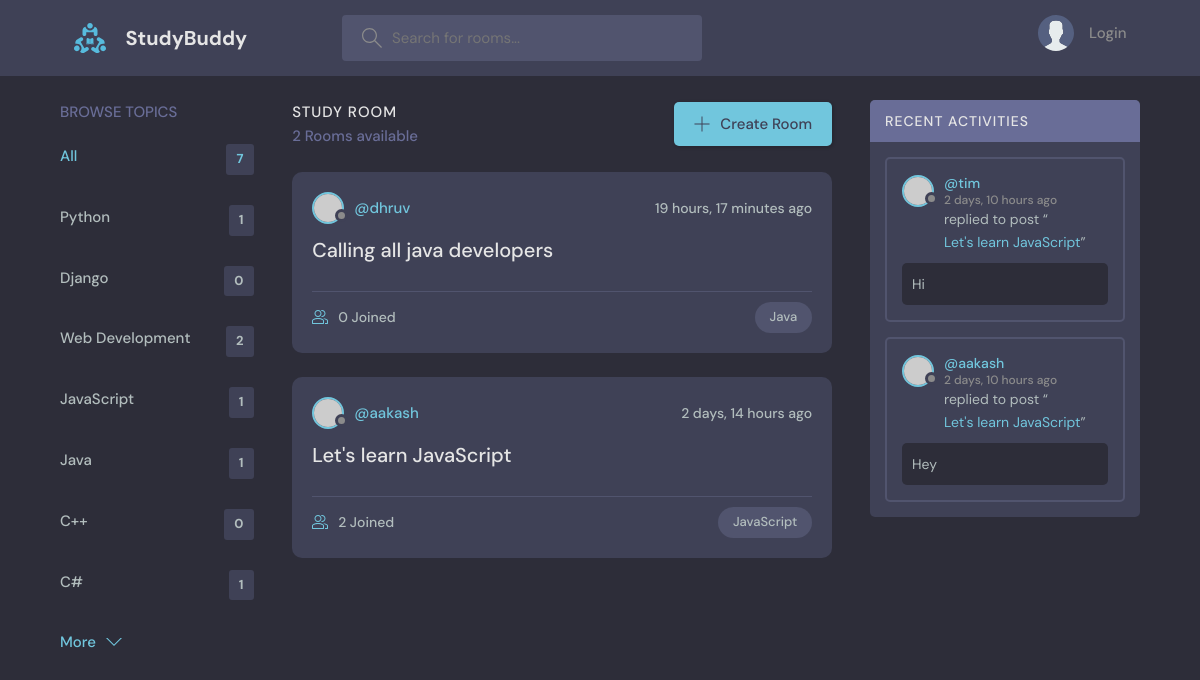
Screenshot of /?q=Java with the database file from the repository.
### base/models.py (models this page shows, shortened)
class Topic(models.Model):
    name = models.CharField(max_length=200)

class Room(models.Model):
    host = models.ForeignKey(User, on_delete=models.SET_NULL, null=True)
    topic = models.ForeignKey(Topic, on_delete=models.SET_NULL, null=True)
    name = models.CharField(max_length = 200)
    description = models.TextField(null = True, blank = True)
    participants = models.ManyToManyField(User, related_name='participants', blank=True)
    updated = models.DateTimeField(auto_now=True)
    created = models.DateTimeField(auto_now_add=True)
    class Meta:
        ordering = ['-updated', '-created']
    def __str__(self):
        return self.name

class Message(models.Model):
    user = models.ForeignKey(User, on_delete=models.CASCADE)
    room = models.ForeignKey(Room, on_delete=models.CASCADE)
    body = models.TextField()
    updated = models.DateTimeField(auto_now=True)
    created = models.DateTimeField(auto_now_add=True)
    class Meta:
        ordering = ['-updated', '-created']

### base/views.py (the view)
# urls.py: path('', views.home, name="home"),
def home(request):
    q = request.GET.get('q') if request.GET.get('q') != None else ''
    rooms = Room.objects.filter(
        Q(topic__name__icontains=q) |
        Q(name__icontains=q) |
        Q(description__icontains=q)
    )
    topics = Topic.objects.all()
    rooms_count = rooms.count()
    room_messages = Message.objects.filter(Q(room__topic__name__icontains=q))
    context = {'rooms': rooms, 'topics': topics,
    'rooms_count': rooms_count, 'room_messages': room_messages}
    return render(request, 'base/home.html', context)

### base/templates/base/home.html (shortened to what this page needs)
{% extends 'main.html' %}
{% block content %}
<main class="layout layout--3">
  <div class="container">
    {% include 'base/topics_component.html' %}
    <div class="roomList">
      <div class="roomList__header">
        <div>
          <h2>Study Room</h2>
          <p>{{rooms_count}} Rooms available</p>
        </div>
        <a class="btn btn--main" href="{% url 'create-room' %}">
          <svg version="1.1" xmlns="http://www.w3.org/2000/svg" width="32" height="32" viewBox="0 0 32 32">
            <title>add</title>
            <path
              d="M16.943 0.943h-1.885v14.115h-14.115v1.885h14.115v14.115h1.885v-14.115h14.115v-1.885h-14.115v-14.115z"
            ></path>
          </svg>
          Create Room
        </a>
      </div>
      {% include 'base/feed_component.html' %}
    </div>
    {% include 'base/activity_component.html' %}
  </div>
</main>
{% endblock %}

### base/templates/base/topics_component.html
<div class="topics">
    <div class="topics__header">
      <h2>Browse Topics</h2>
    </div>
    <ul class="topics__list">
      <li>
        <a href="{% url 'home' %}" class="active">All <span>{{topics.count}}</span></a>
      </li>
      {% for topic in topics %}
      <li>
        <a href="{% url 'home' %}?q={{topic.name}}">{{topic.name}}<span>{{topic.room_set.all.count}}</span></a>
      </li>
      {% endfor %}
    </ul>
    <a class="btn btn--link" href="topics.html">
      More
      <svg version="1.1" xmlns="http://www.w3.org/2000/svg" width="32" height="32" viewBox="0 0 32 32">
        <title>chevron-down</title>
        <path d="M16 21l-13-13h-3l16 16 16-16h-3l-13 13z"></path>
      </svg>
    </a>
</div>

### base/templates/base/feed_component.html (shortened to what this page needs)
{%for room in rooms%}
<div class="roomListRoom">
    <div class="roomListRoom__header">
      <a href="{% url 'user-profile' room.host.id %}" class="roomListRoom__author">
        <div class="avatar avatar--small">
          <img src="https://randomuser.me/api/portraits/women/11.jpg" />
        </div>
        <span>@{{room.host.username}}</span>
      </a>
      <div class="roomListRoom__actions">
        <span>{{room.created | timesince}} ago</span>
      </div>
    </div>
    <div class="roomListRoom__content">
      <a href="{% url 'room' room.id %}">{{room.name}}</a>
    </div>
    <div class="roomListRoom__meta">
      <a href="{% url 'room' room.id %}" class="roomListRoom__joined">
        {{room.participants.all.count}} Joined
      </a>
      <p class="roomListRoom__topic">{{room.topic.name}}</p>
    </div>
  </div>
{% endfor %}

### base/templates/base/activity_component.html (shortened to what this page needs)
<div class="activities">
<div class="activities__header">
    <h2>Recent Activities</h2>
</div>
{% for message in room_messages %}
<div class="activities__box">
    <div class="activities__boxHeader roomListRoom__header">
    <a href="{% url 'user-profile' message.user.id %}" class="roomListRoom__author">
        <div class="avatar avatar--small">
        <img src="https://randomuser.me/api/portraits/men/37.jpg" />
        </div>
        <p>
        @{{message.user}}
        <span>{{message.created | timesince}} ago</span>
        </p>
    </a>
    </div>
    <div class="activities__boxContent">
    <p>replied to post “<a href="{% url 'room' message.room.id %}">{{message.room}}</a>”</p>
    <div class="activities__boxRoomContent">
        {{message.body}}
    </div>
    </div>
</div>
{% endfor %}
</div>

### rows the page displays
Topic: name "Python", room_set.all.count "1"
Topic: name "Django", room_set.all.count "0"
Topic: name "Web Development", room_set.all.count "2"
Topic: name "JavaScript", room_set.all.count "1"
Topic: name "Java", room_set.all.count "1"
Topic: name "C++", room_set.all.count "0"
Topic: name "C#", room_set.all.count "1"
Room: host.username "dhruv", created "19 hours, 17 minutes", name "Calling all java developers", participants.all.count "0", topic.name "Java"
Room: host.username "aakash", created "2 days, 14 hours", name "Let's learn JavaScript", participants.all.count "2", topic.name "JavaScript"
Message: user "tim", created "2 days, 10 hours", room "Let's learn JavaScript", body "Hi"
Message: user "aakash", created "2 days, 10 hours", room "Let's learn JavaScript", body "Hey"

### other values shown
{{ topics.count }} "7"
{{ rooms_count }} "2"
